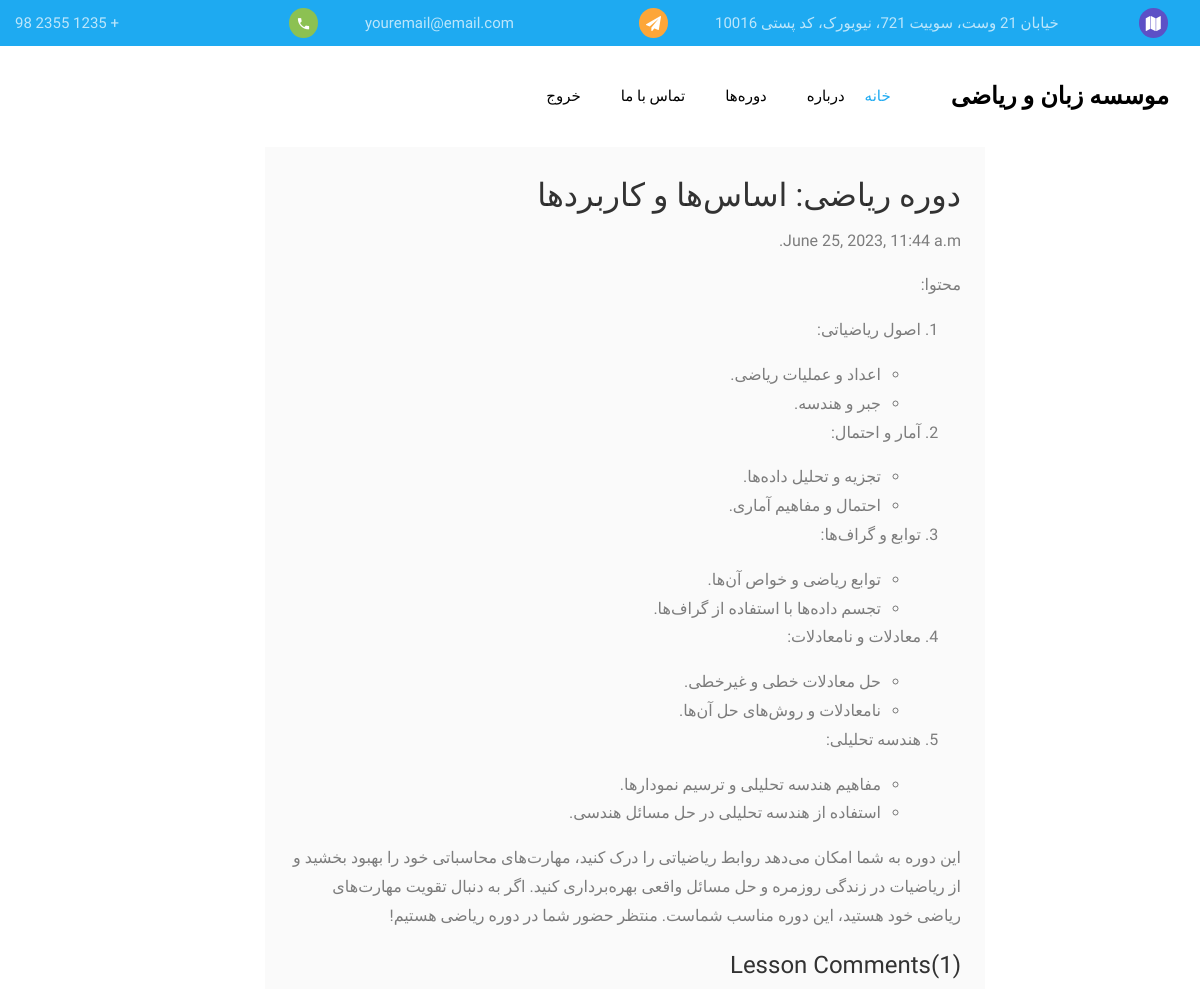
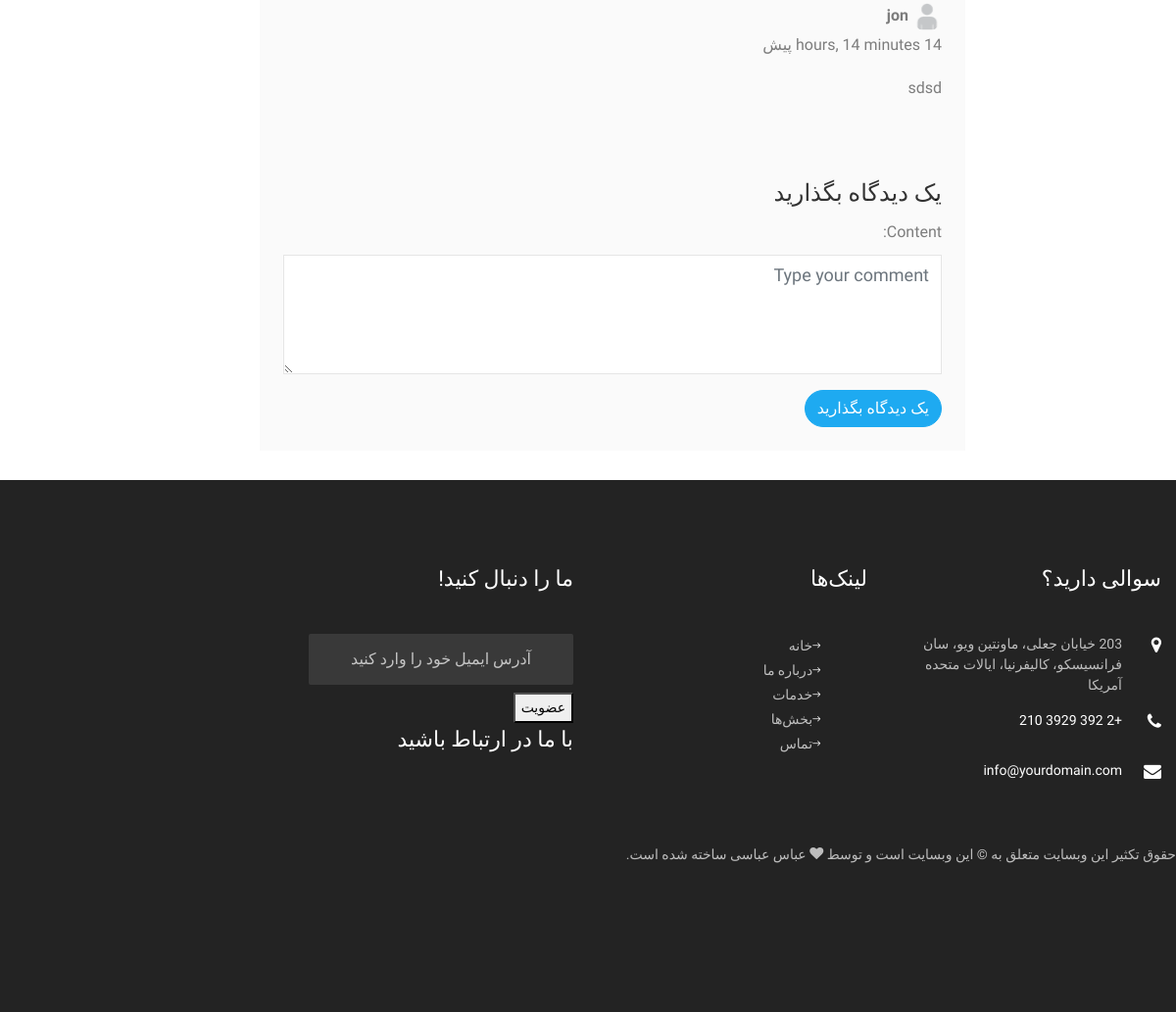
Page /courses/1/ (signed in) on the committed database (2 pictures, top to bottom).
### courses/models.py (models this page shows, shortened)
class Course(models.Model):
    title = models.CharField(max_length=50)
    overview = models.TextField()
    timestamp = models.DateTimeField(auto_now_add=True)
    comment_count = models.IntegerField(default=0)
    author = models.ForeignKey(Author, on_delete=models.CASCADE)
    thumbnail = models.ImageField()
    content = HTMLField()
    categories = models.ManyToManyField(Category)
    @property
    def get_comments(self):
        return self.comments.all().order_by('-timestamp')

class Comment(models.Model):
    user = models.ForeignKey(User, on_delete=models.CASCADE)
    timestamp = models.DateTimeField(auto_now_add=True)
    content = models.TextField()
    course = models.ForeignKey('Course', related_name='comments', on_delete=models.CASCADE)

### courses/views.py (the view)
# urls.py: path('courses/<int:course_id>/', views.course_detail, name="course_detail"),
def course_detail(request, course_id):
    course = get_object_or_404(Course, id=course_id)
    form = CommentForm(request.POST or None)
    if request.method == "POST":
        if form.is_valid():
            form.instance.user = request.user
            form.instance.course = course
            form.save()
            return redirect('course_detail', course_id=course_id)
    context = {
        'course': course,
        'form': form,
    }
    return render(request, 'course_detail.html', context)

### courses/forms.py
class CommentForm(forms.ModelForm):
    content = forms.CharField(widget=forms.Textarea(attrs={
        'class': 'form-control',
        'placeholder': 'Type your comment',
        'id': 'usercomment',
        'rows': '4'
    }))
    class Meta:
        model = Comment
        fields = ('content',)

### templates/course_detail.html (shortened to what this page needs)
{% extends 'base.html' %}
{% load static %}
{% block content %}
    <div class="col-md-10 course d-lg-flex ftco-animate" dir="rtl">
        <div class="text bg-light p-4">
            <h2 class="text-right">{{ course.title }}</h2>
            <p class="text-right">{{ course.timestamp }}</p>
            <p class="text-right">{{ course.content|safe }}</p>
            <h3 class="text-right">Lesson Comments({{ course.comments.count }})</h3>
            {% for comment in course.get_comments %}
                <div class="comment text-right">
                    <div class="image">
                        {% if comment.user.author %}
                            <img src="{{ comment.user.author.profile_pic.url }}" alt="" class="img-fluid rounded-circle"
                                 width="30px">
                        {% else %}
                            <img src="{% static 'images/user.png' %}" alt="" class="img-fluid rounded-circle"
                                 width="30px">
                        {% endif %}
                        <strong>{{ comment.user.username }}</strong>
                        <p>{{ comment.timestamp|timesince }} پیش</p>
                    </div>
                    <div class="comment-body">
                        <p>{{ comment.content }}</p>
                    </div>
                </div>
            {% endfor %}
            <br><br>
            {% if request.user.is_authenticated %}
                <h3 class="text-right">یک دیدگاه بگذارید</h3>
                <div class="add-comment text-right">
                <form method="POST" action=".">
                    <div class="row">
                        <div class="form-group col-md-12">
                            {{ form }}
                        </div>
                    </div>
                    <button type="submit" class="btn btn-primary">یک دیدگاه بگذارید</button>
                </form>
            {% else %}
                <a href="{% url 'account_login' %}" class="text-right">ورود به حساب کاربری برای ارسال دیدگاه</a>
            {% endif %}
            </div>
        </div>
    </div>
{% endblock content %}

### rows in the picture
Course: title "دوره ریاضی: اساس‌ها و کاربردها", timestamp "June 25, 2023, 11:44 a.m.", content "محتوا: اصول ریاضیاتی: اعداد و عملیات ریاضی. جبر و هندسه. آمار و احتمال: تجزیه و تحلیل داده‌ها. احتمال و مفاهیم آماری. توابع و گراف‌ها: توابع ریاضی و خواص آن‌ها. تجسم داده‌ها با استفاده از گراف‌ها. معادلات و نامعادلات: حل معادلات خطی و غیرخطی. نامعادلات و روش‌های حل آن‌ها. هندسه تحلیلی: مفاهیم هندسه تحلیلی و ترسیم نمودارها. استفاده از هندسه تحلیلی در حل مسائل هندسی. این دوره به شما امکان می‌دهد روابط ریاضیاتی را درک کنید، مهارت‌های محاسباتی خود را بهبود بخشید و از ریاضیات در زندگی روزمره و حل مسائل واقعی بهره‌برداری کنید. اگر به دنبال تقویت مهارت‌های ریاضی خود هستید، این دوره مناسب شماست. منتظر حضور شما در دوره ریاضی هستیم!", comments.count "1"
Comment: user.username "jon", content "sdsd"
